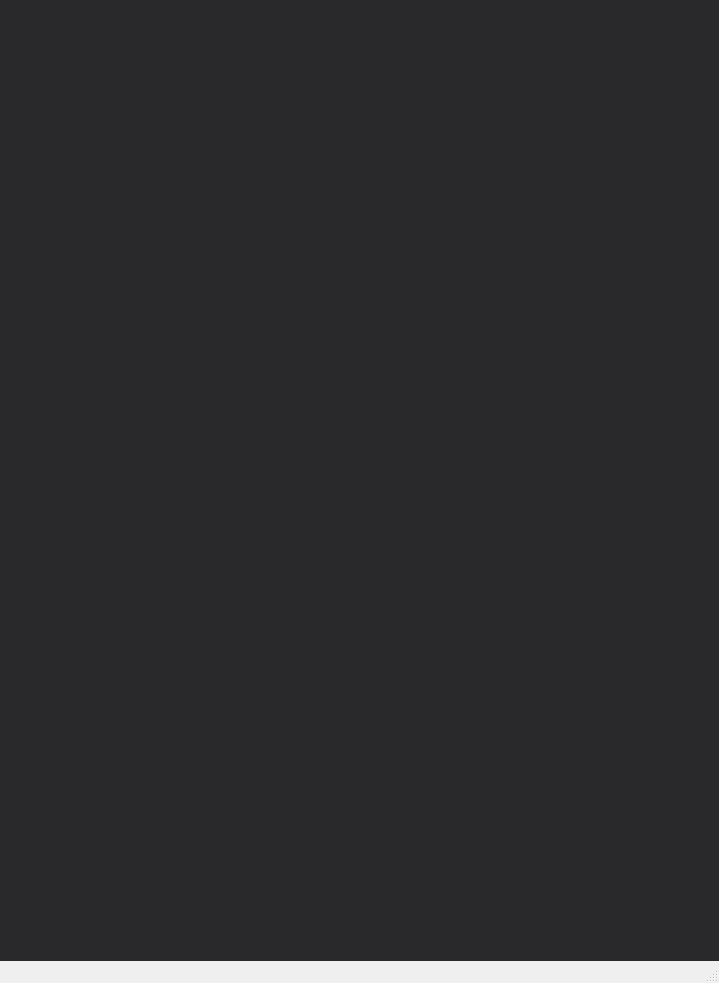
<?xml version="1.0" encoding="UTF-8"?>
<ui version="4.0">
 <class>playView</class>
 <widget class="QMainWindow" name="playView">
  <property name="geometry">
   <rect>
    <x>0</x>
    <y>0</y>
    <width>719</width>
    <height>983</height>
   </rect>
  </property>
  <property name="windowTitle">
   <string>playView</string>
  </property>
  <widget class="QWidget" name="centralwidget">
   <property name="styleSheet">
    <string notr="true">background-color: rgb(41, 41, 43);</string>
   </property>
   <layout class="QHBoxLayout" name="horizontalLayout" stretch="0">
    <property name="spacing">
     <number>1</number>
    </property>
    <property name="leftMargin">
     <number>1</number>
    </property>
    <property name="topMargin">
     <number>1</number>
    </property>
    <property name="rightMargin">
     <number>1</number>
    </property>
    <property name="bottomMargin">
     <number>1</number>
    </property>
    <item>
     <layout class="QVBoxLayout" name="verticalLayout" stretch="4,1,5">
      <property name="spacing">
       <number>0</number>
      </property>
      <item>
       <widget class="QWidget" name="widget" native="true">
        <layout class="QHBoxLayout" name="horizontalLayout_2">
         <property name="spacing">
          <number>2</number>
         </property>
         <property name="leftMargin">
          <number>2</number>
         </property>
         <property name="topMargin">
          <number>2</number>
         </property>
         <property name="rightMargin">
          <number>2</number>
         </property>
         <property name="bottomMargin">
          <number>2</number>
         </property>
        </layout>
       </widget>
      </item>
      <item>
       <widget class="QWidget" name="widget_2" native="true">
        <layout class="QHBoxLayout" name="horizontalLayout_3">
         <property name="spacing">
          <number>1</number>
         </property>
         <property name="leftMargin">
          <number>1</number>
         </property>
         <property name="topMargin">
          <number>1</number>
         </property>
         <property name="rightMargin">
          <number>1</number>
         </property>
         <property name="bottomMargin">
          <number>1</number>
         </property>
        </layout>
       </widget>
      </item>
      <item>
       <widget class="QWidget" name="widget_4" native="true"/>
      </item>
     </layout>
    </item>
   </layout>
  </widget>
  <widget class="QMenuBar" name="menubar">
   <property name="geometry">
    <rect>
     <x>0</x>
     <y>0</y>
     <width>719</width>
     <height>25</height>
    </rect>
   </property>
  </widget>
  <widget class="QStatusBar" name="statusbar"/>
 </widget>
 <resources/>
 <connections/>
</ui>
